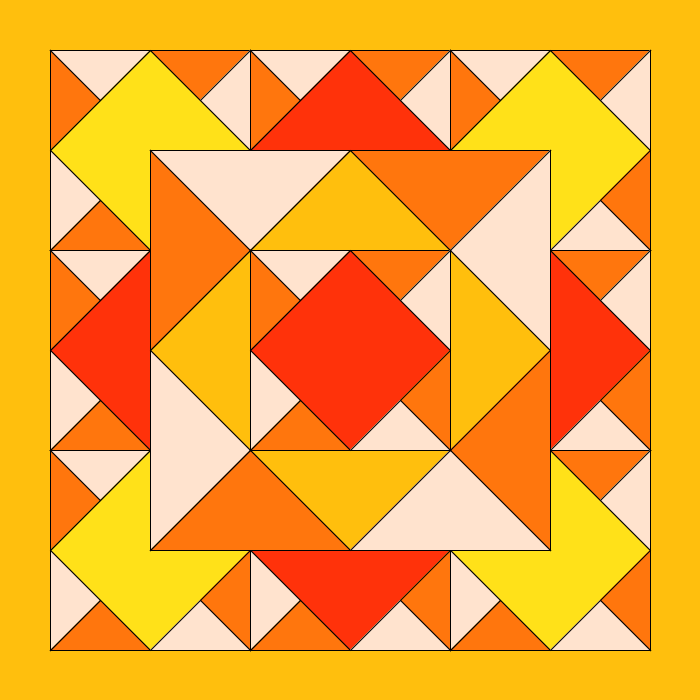
Frame 1 (no input)
Frame 60 (the mouse pressed at the canvas centre just before this capture): identical to frame 1, image omitted
Frame 120 (the mouse held since frame 60 and released just before this capture): identical to frame 1, image omitted

The Processing sketch that drew this single still picture (run headless with seeded random() and noise(); from frame 60 on, the mouse is pressed at the canvas centre):

// Processing sketch: lab5b_resub
// ── lab5b_resub.pde
// Henry Wrede Black
// second quilt

void setup() {
  size(700, 700);
}
void draw() {
  background(255, 191, 13); //orange

  pattern(150, 150, 200, 225, 25); //top left
  pattern(350, 150, 200, 50, 10); //top middle
  pattern(550, 150, 200, 225, 25); //top right
  pattern(150, 350, 200, 50, 10); //left middle 
  pattern(150, 550, 200, 225, 25); //left bottom
  pattern(550, 350, 200, 50, 10); //right middle
  pattern(550, 550, 200, 225, 25); //right bottom
  pattern(350, 550, 200, 50, 10); //bottom middle
  pattern(width/2, height/2, 400, 191, 13); //bigger center pattern
  pattern(width/2, height/2, 200, 50, 10); //center pattern
}
// Draws a quilt pattern
void pattern(float x, float y, float size, int g, int b) {
  fill(255, g, b);
  quad(x-size/2, y, x, y+size/2, x+size/2, y, x, y-size/2);
  fill(255, 118, 13); //darker orange
  triangle(x-size/4, y-size/4, x-size/2, y, x-size/2, y-size/2);
  triangle(x-size/4, y+size/4, x-size/2, y+size/2, x, y+size/2);
  triangle(x+size/4, y+size/4, x+size/2, y, x+size/2, y+size/2);
  triangle(x+size/4, y-size/4, x, y-size/2, x+size/2, y-size/2);
  fill(255, 227, 206); //eggshell white
  triangle(x-size/4, y-size/4, x-size/2, y-size/2, x, y-size/2);
  triangle(x+size/4, y-size/4, x+size/2, y-size/2, x+size/2, y);
  triangle(x+size/4, y+size/4, x+size/2, y+size/2, x, y+size/2);
  triangle(x-size/4, y+size/4, x-size/2, y, x-size/2, y+size/2);
}
